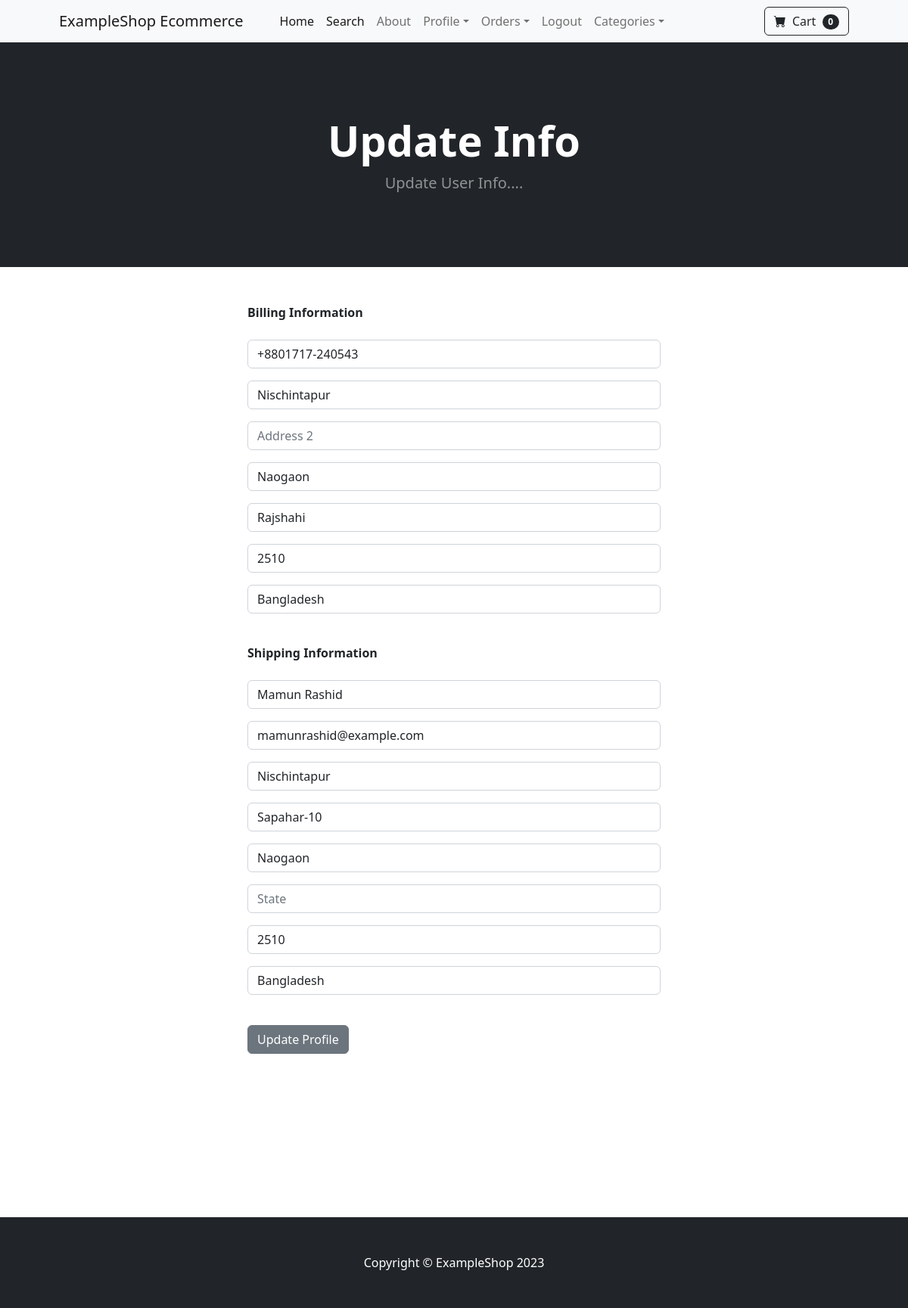
The page /update_info/ (signed in) on the database its author committed.
### store/models.py (models this page shows, shortened)
class Profile(models.Model):
    user = models.OneToOneField(User, on_delete=models.CASCADE)
    date_modified = models.DateTimeField(User,auto_now=True)
    phone = models.CharField(max_length=20, blank=True)
    address1 = models.CharField(max_length=200, blank=True)
    address2 = models.CharField(max_length=200, blank=True)
    city = models.CharField(max_length=100, blank=True)
    state = models.CharField(max_length=100, blank=True)
    zipcode = models.CharField(max_length=100, blank=True)
    country = models.CharField(max_length=100, blank=True)
    old_cart = models.CharField(max_length=200, blank=True, null=True)

### payment/models.py (models this page shows, shortened)
class ShippingAddress(models.Model):
    user = models.ForeignKey(User, on_delete=models.CASCADE, null=True, blank=True)
    shipping_full_name = models.CharField(max_length=255)
    shipping_email = models.CharField(max_length=255)
    shipping_address1 = models.CharField(max_length=255)
    shipping_address2 = models.CharField(max_length=255, null=True, blank=True)
    shipping_city = models.CharField(max_length=255)
    shipping_state = models.CharField(max_length=255, null=True, blank=True)
    shipping_zipcode = models.CharField(max_length=255, null=True, blank=True)
    shipping_country = models.CharField(max_length=255)
    class Meta:
        verbose_name_plural = "Shipping Address"

### store/views.py (the view)
# urls.py: path('update_info/', views.update_info, name='update_info'),
def update_info(request):
    if request.user.is_authenticated:
        current_user = Profile.objects.get(user__id=request.user.id)
        shipping_user = ShippingAddress.objects.get(user__id=request.user.id)
        form = UserInfoForm(request.POST or None, instance=current_user)
        shipping_form = ShippingForm(request.POST or None, instance=shipping_user)
        if form.is_valid() or shipping_form.is_valid():
            form.save()
            shipping_form.save()
            messages.success(request, ("Your Info Has Been Updated!..."))
            return redirect('home')
        return render(request, 'update_info.html', {'form':form, 'shipping_form':shipping_form})
    else:
        messages.success(request, ("You must Be Logged in to Access That Page!..."))
        return redirect('home')

### store/forms.py
class UserInfoForm(forms.ModelForm):
	phone = forms.CharField(label="", widget=forms.TextInput(attrs={'class':'form-control', 'placeholder':'Phone'}), required=False)
	address1 = forms.CharField(label="", widget=forms.TextInput(attrs={'class':'form-control', 'placeholder':'Address 1'}), required=False)
	address2 = forms.CharField(label="", widget=forms.TextInput(attrs={'class':'form-control', 'placeholder':'Address 2'}), required=False)
	city = forms.CharField(label="", widget=forms.TextInput(attrs={'class':'form-control', 'placeholder':'City'}), required=False)
	state = forms.CharField(label="", widget=forms.TextInput(attrs={'class':'form-control', 'placeholder':'State'}), required=False)
	zipcode = forms.CharField(label="", widget=forms.TextInput(attrs={'class':'form-control', 'placeholder':'Zipcode'}), required=False)
	country = forms.CharField(label="", widget=forms.TextInput(attrs={'class':'form-control', 'placeholder':'Country'}), required=False)
	class Meta:
		model = Profile
		fields = ('phone','address1','address2', 'city', 'state', 'zipcode', 'country')

### cart/cart.py (called while the page is built)
    def __len__(self):
        return len(self.cart)

### cart/context_processors.py (called while the page is built)
def cart(request):
    return {'cart': Cart(request)}

### store/templates/update_info.html (shortened to what this page needs)
{% extends "base.html" %}
{% block content %}
<header class="bg-dark py-5">
    <div class="container px-4 px-lg-5 my-5">
        <div class="text-center text-white">
            <h1 class="display-4 fw-bolder">Update Info</h1>
            <p class="lead fw-normal text-white-50 mb-0">Update User Info....</p>
        </div>
    </div>
</header>
<div class="container">
    <div class="row">
            <div class="col-md-6 offset-md-3">
                <br>
                <strong>Billing Information</strong>
                <br><br>
                <form method="POST" action="{% url 'update_info' %}">
                    {{ form.as_p }}
                    <strong>Shipping Information</strong>
                    <br><br>
                    {{ shipping_form.as_p }}
                    <br>
                    <button type="submit" class="btn btn-secondary">Update Profile</button>
                    <br><br>
                  </form>
            </div>
    </div>
</div>
{% endblock %}

### rows shown on the page
Profile: phone "+8801717-240543", address1 "Nischintapur", city "Naogaon", state "Rajshahi", zipcode "2510", country "Bangladesh"
ShippingAddress: shipping_full_name "Mamun Rashid", shipping_email "mamunrashid@example.com", shipping_address1 "Nischintapur", shipping_address2 "Sapahar-10", shipping_city "Naogaon", shipping_zipcode "2510", shipping_country "Bangladesh"

### other values the page prints
{{ cart|length }} "0"
